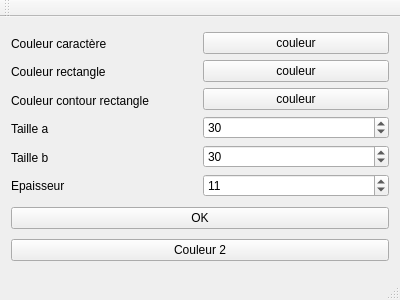
<?xml version="1.0" encoding="UTF-8"?>
<ui version="4.0">
 <class>MainWindow</class>
 <widget class="QMainWindow" name="MainWindow">
  <property name="geometry">
   <rect>
    <x>0</x>
    <y>0</y>
    <width>400</width>
    <height>300</height>
   </rect>
  </property>
  <property name="windowTitle">
   <string>MainWindow</string>
  </property>
  <widget class="QWidget" name="centralWidget">
   <layout class="QVBoxLayout" name="verticalLayout">
    <item>
     <layout class="QHBoxLayout" name="horizontalLayout">
      <item>
       <layout class="QGridLayout" name="gridLayout">
        <item row="2" column="0">
         <widget class="QLabel" name="label_3">
          <property name="text">
           <string>Couleur contour rectangle</string>
          </property>
         </widget>
        </item>
        <item row="0" column="0">
         <widget class="QLabel" name="label">
          <property name="text">
           <string>Couleur caractère</string>
          </property>
         </widget>
        </item>
        <item row="3" column="0">
         <widget class="QLabel" name="label_4">
          <property name="text">
           <string>Taille a</string>
          </property>
         </widget>
        </item>
        <item row="5" column="0">
         <widget class="QLabel" name="label_6">
          <property name="text">
           <string>Epaisseur</string>
          </property>
         </widget>
        </item>
        <item row="4" column="0">
         <widget class="QLabel" name="label_5">
          <property name="text">
           <string>Taille b</string>
          </property>
         </widget>
        </item>
        <item row="1" column="0">
         <widget class="QLabel" name="label_2">
          <property name="text">
           <string>Couleur rectangle</string>
          </property>
         </widget>
        </item>
       </layout>
      </item>
      <item>
       <layout class="QGridLayout" name="gridLayout_2">
        <item row="3" column="0">
         <widget class="QSpinBox" name="spinBox_taille_a">
          <property name="value">
           <number>30</number>
          </property>
         </widget>
        </item>
        <item row="2" column="0">
         <widget class="Couleur2_QPushButton" name="pushButton_contour_rectangle">
          <property name="text">
           <string>couleur</string>
          </property>
         </widget>
        </item>
        <item row="0" column="0">
         <widget class="Couleur2_QPushButton" name="pushButton_caractere">
          <property name="text">
           <string>couleur</string>
          </property>
         </widget>
        </item>
        <item row="4" column="0">
         <widget class="QSpinBox" name="spinBox_taille_b">
          <property name="value">
           <number>30</number>
          </property>
         </widget>
        </item>
        <item row="5" column="0">
         <widget class="QSpinBox" name="spinBox_epaisseur">
          <property name="value">
           <number>11</number>
          </property>
         </widget>
        </item>
        <item row="1" column="0">
         <widget class="Couleur2_QPushButton" name="pushButton_rectangle">
          <property name="text">
           <string>couleur</string>
          </property>
         </widget>
        </item>
       </layout>
      </item>
     </layout>
    </item>
    <item>
     <widget class="QPushButton" name="pushButton_ok">
      <property name="text">
       <string>OK</string>
      </property>
     </widget>
    </item>
    <item>
     <widget class="Couleur2_QPushButton" name="pushButton_couleur2">
      <property name="text">
       <string>Couleur 2</string>
      </property>
     </widget>
    </item>
   </layout>
  </widget>
  <widget class="QMenuBar" name="menuBar">
   <property name="geometry">
    <rect>
     <x>0</x>
     <y>0</y>
     <width>400</width>
     <height>25</height>
    </rect>
   </property>
  </widget>
  <widget class="QToolBar" name="mainToolBar">
   <attribute name="toolBarArea">
    <enum>TopToolBarArea</enum>
   </attribute>
   <attribute name="toolBarBreak">
    <bool>false</bool>
   </attribute>
  </widget>
  <widget class="QStatusBar" name="statusBar"/>
 </widget>
 <layoutdefault spacing="6" margin="11"/>
 <customwidgets>
  <customwidget>
   <class>Couleur2_QPushButton</class>
   <extends>QPushButton</extends>
   <header>couleur2_qpushbutton.h</header>
  </customwidget>
 </customwidgets>
 <resources/>
 <connections/>
</ui>
